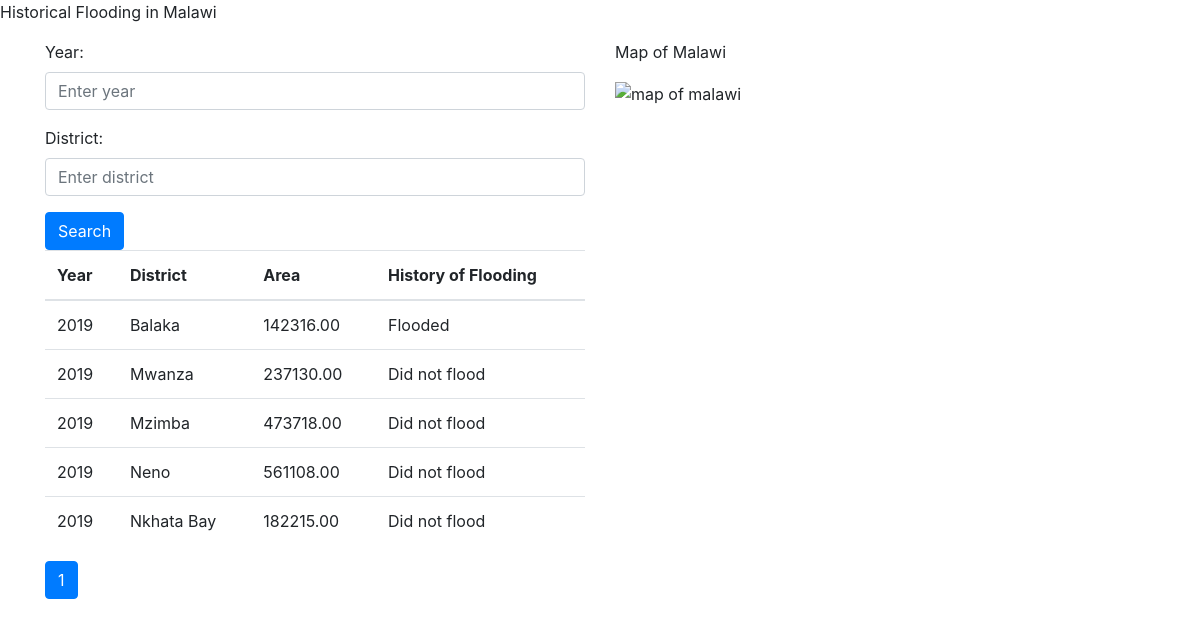
The app's page /body.php?year=2019 with its own data.
### tables this page shows
CREATE TABLE `flooding` (
  `flood_id` int(32) NOT NULL AUTO_INCREMENT,
  `district_id` int(11) NOT NULL,
  `year` int(11) NOT NULL,
  `flooding` int(11) NOT NULL,
  PRIMARY KEY (`flood_id`),
  KEY `district_id` (`district_id`),
  CONSTRAINT `flooding_ibfk_1` FOREIGN KEY (`district_id`) REFERENCES `districts` (`district_id`)
);

CREATE TABLE `districts` (
  `district_id` int(11) NOT NULL AUTO_INCREMENT,
  `district_name` varchar(255) NOT NULL,
  `longitude` decimal(10,8) NOT NULL,
  `latitude` decimal(10,8) NOT NULL,
  `urban_population` int(11) NOT NULL,
  `land_area` decimal(10,2) NOT NULL,
  PRIMARY KEY (`district_id`)
);

### body.php (the view, shortened to what this page needs)
<!DOCTYPE html>
<html>
<head>
	<link rel="stylesheet" href="https://maxcdn.bootstrapcdn.com/bootstrap/4.5.2/css/bootstrap.min.css">
</head>
<body>
    <p>Historical Flooding in Malawi</p>
	<div class="container">
		<div class="row">
			<div class="col-sm-6">
                <div class="search">
                    <form method="GET">
                        <div class="form-group">
                            <label for="year">Year:</label>
                            <input type="text" name="year" id="year" class="form-control" placeholder="Enter year">
                        </div>
                        <div class="form-group">
                            <label for="district">District:</label>
                            <input type="text" name="district" id="district" class="form-control" placeholder="Enter district">
                        </div>
                        <button type="submit" class="btn btn-primary">Search</button>
                    </form>
                </div>
                <?php
        require_once 'config.php';
        $page = isset($_GET['page']) ? (int)$_GET['page'] : 1;
        $perPage = 5;
        $start = ($page > 1) ? ($page * $perPage) - $perPage : 0;
        $year = isset($_GET['year']) ? $_GET['year'] : '';
        $district = isset($_GET['district']) ? $_GET['district'] : '';
        $query = "SELECT districts.district_name, districts.land_area, flooding.year, flooding.flooding FROM districts INNER JOIN flooding ON districts.district_id = flooding.district_id WHERE 1=1";
        if(!empty($year)) {
            $query .= " AND flooding.year = '$year'";
        }
        $query .= " ORDER BY year DESC LIMIT $start, $perPage";
        $result = mysqli_query($conn, $query);
        $total = mysqli_num_rows($result);
        if($total > 0) {
            echo "<table class='table'>";
            echo "<thead><tr><th>Year</th><th>District</th><th>Area</th><th>History of Flooding</th></tr></thead>";
            echo "<tbody>";
            while($row = mysqli_fetch_assoc($result)) {
                echo "<tr>";
                echo "<td>".$row['year']."</td>";
                echo "<td>".$row['district_name']."</td>";
                echo "<td>".$row['land_area']."</td>";
                echo "<td>".($row['flooding'] == 1 ? 'Flooded' : 'Did not flood')."</td>";
                echo "</tr>";
            }
            echo "</tbody>";
            echo "</table>";
            $totalPages = ceil($total / $perPage);
            echo "<nav aria-label='Pagination'>";
            echo "<ul class='pagination'>";
            for($i = 1; $i <= $totalPages; $i++) {
                echo "<li class='page-item".($page == $i ? ' active' : '')."'>";
                echo "<a class='page-link' href='home.php?page=$i&year=$year&district=$district'>$i</a>";
                echo "</li>";
            }
            echo "</ul>";
            echo "</nav>";
        } else {
            echo "<p>No flooding areas.</p>";
        }
    ?>
			</div>
			<div class="col-sm-6">
				<p>Map of Malawi</p>
                <img src="/home/ariel/Desktop/work/Flood-Prediction-MW/images/download.jpeg" alt="map of malawi">
			</div>
		</div>
	</div>
</body>
</html>

### records on screen
flooding: year "2019", district.district_name "Balaka", district.land_area "142316.00", flooding "Flooded"
flooding: year "2019", district.district_name "Mwanza", district.land_area "237130.00", flooding "Did not flood"
flooding: year "2019", district.district_name "Mzimba", district.land_area "473718.00", flooding "Did not flood"
flooding: year "2019", district.district_name "Neno", district.land_area "561108.00", flooding "Did not flood"
flooding: year "2019", district.district_name "Nkhata Bay", district.land_area "182215.00", flooding "Did not flood"
